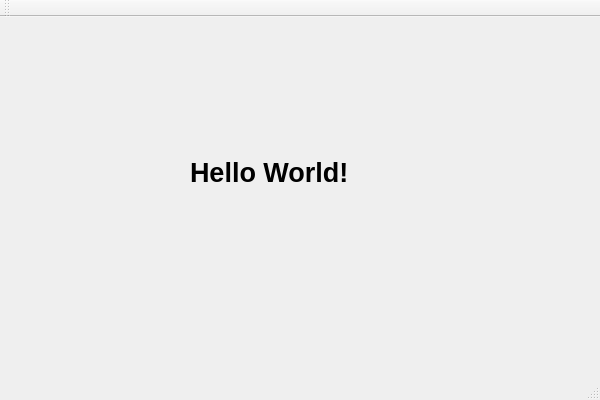
<?xml version="1.0" encoding="UTF-8"?>
<ui version="4.0">
 <class>QtWidgetsApplicationClass</class>
 <widget class="QMainWindow" name="QtWidgetsApplicationClass">
  <property name="geometry">
   <rect>
    <x>0</x>
    <y>0</y>
    <width>600</width>
    <height>400</height>
   </rect>
  </property>
  <property name="windowTitle">
   <string>QtWidgetsApplication</string>
  </property>
  <widget class="QWidget" name="centralWidget">
   <widget class="QLabel" name="label">
    <property name="geometry">
     <rect>
      <x>190</x>
      <y>120</y>
      <width>171</width>
      <height>71</height>
     </rect>
    </property>
    <property name="font">
     <font>
      <pointsize>20</pointsize>
      <bold>true</bold>
     </font>
    </property>
    <property name="text">
     <string>Hello World!</string>
    </property>
   </widget>
  </widget>
  <widget class="QMenuBar" name="menuBar">
   <property name="geometry">
    <rect>
     <x>0</x>
     <y>0</y>
     <width>600</width>
     <height>21</height>
    </rect>
   </property>
  </widget>
  <widget class="QToolBar" name="mainToolBar">
   <attribute name="toolBarArea">
    <enum>TopToolBarArea</enum>
   </attribute>
   <attribute name="toolBarBreak">
    <bool>false</bool>
   </attribute>
  </widget>
  <widget class="QStatusBar" name="statusBar"/>
 </widget>
 <layoutdefault spacing="6" margin="11"/>
 <resources/>
 <connections/>
</ui>
